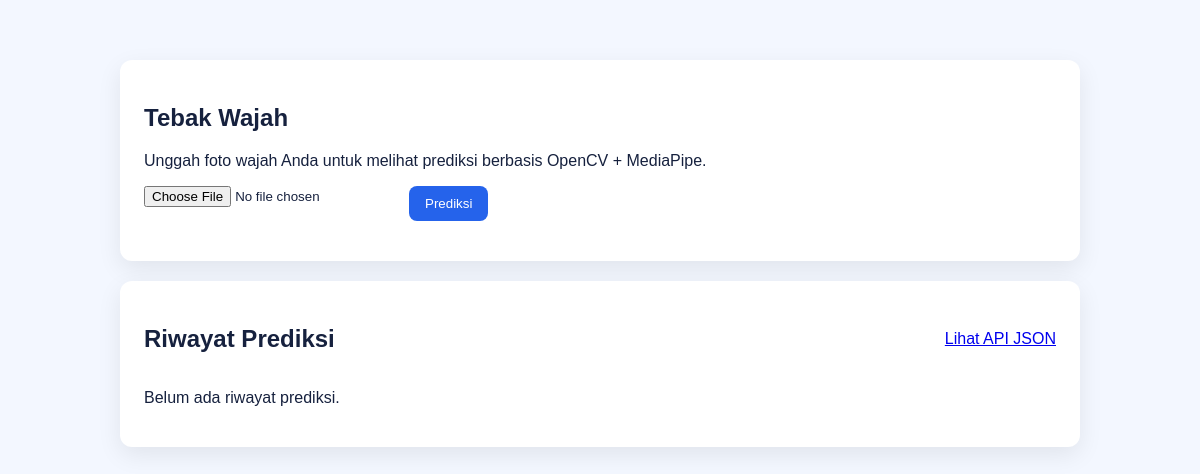
The app's page /, older data.
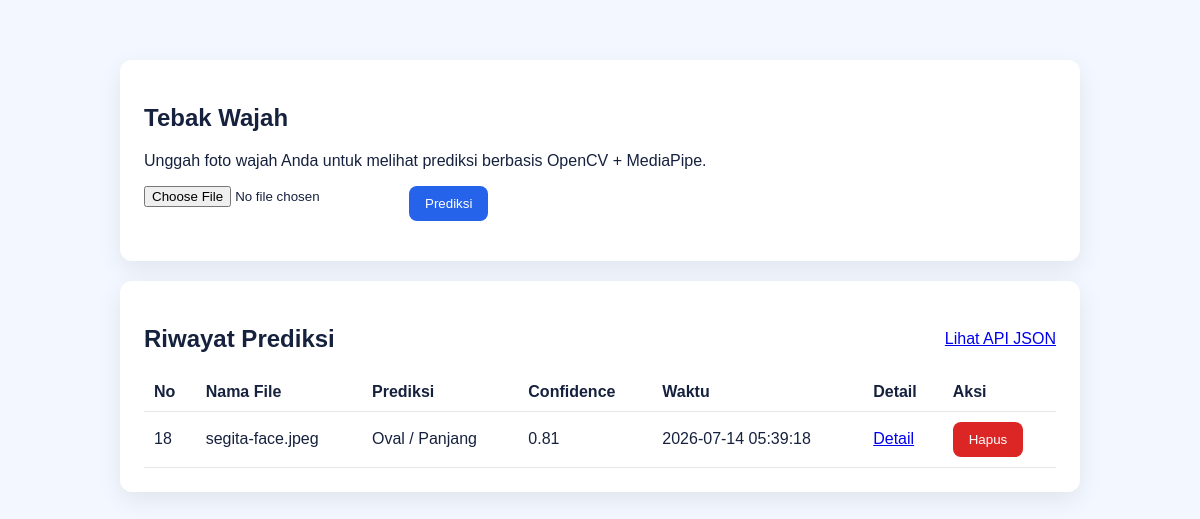
The same page, newer data.
### tables this page shows
CREATE TABLE predictions (
            id INTEGER PRIMARY KEY AUTOINCREMENT,
            filename TEXT NOT NULL,
            prediction TEXT NOT NULL,
            confidence REAL NOT NULL,
            created_at TIMESTAMP DEFAULT CURRENT_TIMESTAMP
        , image_path TEXT, details TEXT, face_width REAL DEFAULT 0, face_height REAL DEFAULT 0, forehead_width REAL DEFAULT 0, jaw_width REAL DEFAULT 0);

### app.py (the view, shortened to what this page needs)
@app.route("/", methods=["GET", "POST"])
def index():
    history = get_predictions()
    return render_template("index.html", history=history, prediction=None, confidence=None, uploaded_name=None, prediction_id=None)

### database/db.py (called while the page is built)
def get_connection():
    DB_PATH.parent.mkdir(parents=True, exist_ok=True)
    conn = sqlite3.connect(DB_PATH)
    conn.row_factory = sqlite3.Row
    return conn

def get_predictions(limit=10):
    conn = get_connection()
    rows = conn.execute(
        """
        SELECT id, filename, prediction, confidence, created_at, image_path, details, face_width, face_height, forehead_width, jaw_width
        FROM predictions ORDER BY id DESC LIMIT ?
        """,
        (limit,),
    ).fetchall()
    conn.close()
    return [dict(row) for row in rows]

### templates/index.html (shortened to what this page needs)
<!doctype html>
<html lang="id">
  <head>
    <link rel="stylesheet" href="{{ url_for('static', filename='css/style.css') }}" />
  </head>
  <body>
    <main class="container">
      <section class="card">
        <h1>Tebak Wajah</h1>
        <p>Unggah foto wajah Anda untuk melihat prediksi berbasis OpenCV + MediaPipe.</p>
        <form action="{{ url_for('index') }}" method="post" enctype="multipart/form-data">
          <input type="file" name="file" accept="image/*" required />
          <button type="submit">Prediksi</button>
        </form>
      </section>
      <section class="card">
        <div class="history-head">
          <h2>Riwayat Prediksi</h2>
          <a href="{{ url_for('api_history') }}">Lihat API JSON</a>
        </div>
        {% if history %}
          <table>
            <thead>
              <tr>
                <th>No</th>
                <th>Nama File</th>
                <th>Prediksi</th>
                <th>Confidence</th>
                <th>Waktu</th>
                <th>Detail</th>
                <th>Aksi</th>
              </tr>
            </thead>
            <tbody>
              {% for item in history %}
                <tr>
                  <td>{{ item.id }}</td>
                  <td>{{ item.filename }}</td>
                  <td>{{ item.prediction }}</td>
                  <td>{{ item.confidence }}</td>
                  <td>{{ item.created_at }}</td>
                  <td><a href="{{ url_for('detail_result', prediction_id=item.id) }}">Detail</a></td>
                  <td>
                    <form action="{{ url_for('delete_history', prediction_id=item.id) }}" method="post" class="inline-form">
                      <button class="danger" type="submit">Hapus</button>
                    </form>
                  </td>
                </tr>
              {% endfor %}
            </tbody>
          </table>
        {% else %}
          <p>Belum ada riwayat prediksi.</p>
        {% endif %}
      </section>
    </main>
  </body>
</html>

Row changes from the older to the newer data that the page shows:
added predictions: id "18", filename "segita-face.jpeg", prediction "Oval / Panjang", confidence "0.81", created_at "2026-07-14 05:39:18"
Text that changed along with them:
text no longer shown: "Belum ada riwayat prediksi."
text now shown: "No Nama File Prediksi Confidence Waktu Detail Aksi"
